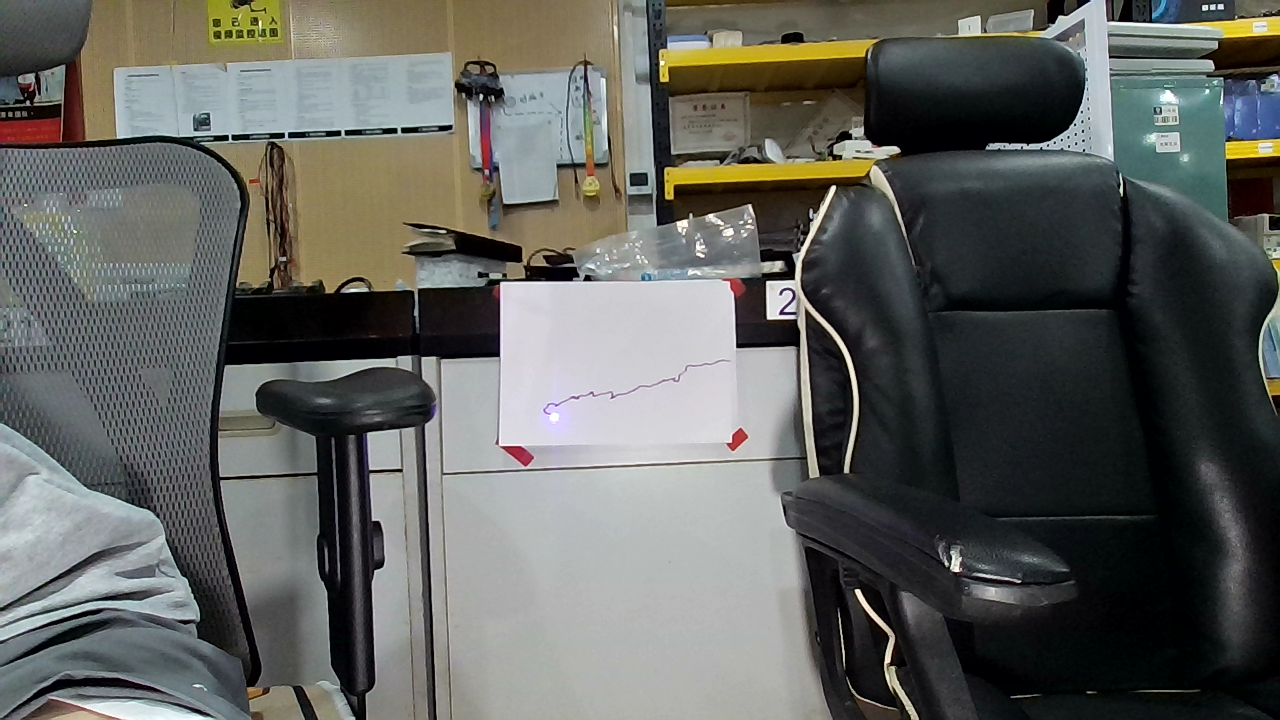
#> input picture photo_1753685422.png, 1280 x 720 px, given in place of the camera
$ python 'proj3_图形和显示.py'
#> lines starting #> are read from the running program, lines starting #| are printed output that depends on the picture; after the words box and inside, x2 and y2 are one past the last pixel; in counts of white or black regions, pixels touching at a corner belong together
import cv2
import numpy as np

# 固定ROI区域
x1, y1 = 236, 205
x2, y2 = 381, 307
xmin, xmax = min(x1, x2), max(x1, x2)
ymin, ymax = min(y1, y2), max(y1, y2)

def nothing(x):
    pass

def get_brightest_point(gray, thresh=228, min_area=2):
    _, mask = cv2.threshold(gray, thresh, 2, cv2.THRESH_BINARY)
    contours, _ = cv2.findContours(mask, cv2.RETR_EXTERNAL, cv2.CHAIN_APPROX_SIMPLE)
    if not contours:
        return None, mask
    largest = max(contours, key=cv2.contourArea)
    if cv2.contourArea(largest) < min_area:
        return None, mask
    M = cv2.moments(largest)
    if M['m00'] == 0:
        return None, mask
    cx = int(M['m10'] / M['m00'])
    cy = int(M['m01'] / M['m00'])
    return (cx, cy), mask

cv2.namedWindow('Bright Mask')
cv2.namedWindow('ROI')

# 增加二值化阈值和最小面积滑轨
cv2.createTrackbar('Thresh', 'Bright Mask', 230, 255, nothing)
cv2.createTrackbar('Min Area', 'Bright Mask', 2, 20, nothing)

cap = cv2.VideoCapture(2)
cap.set(cv2.CAP_PROP_FRAME_WIDTH, 640)
cap.set(cv2.CAP_PROP_FRAME_HEIGHT, 480)


while True:
    ret, frame = cap.read()
#> frame is the input picture: shape (720, 1280, 3); mean B, G, R 93.8, 97.9, 96.5
    if not ret:
        break
    roi = frame[ymin:ymax, xmin:xmax]
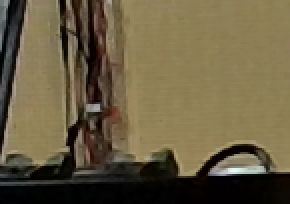
#> roi: shape (102, 145, 3) (shown 2 times larger); mean B, G, R 66.3, 93.2, 104.8
    gray = cv2.cvtColor(roi, cv2.COLOR_BGR2GRAY)
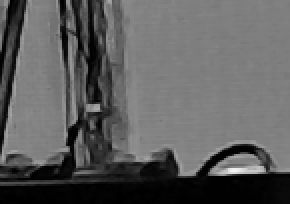
#> gray: shape (102, 145) (shown 2 times larger); min 0, max 242, mean 93.6

    # 获取滑轨的当前值
    thresh = cv2.getTrackbarPos('Thresh', 'Bright Mask')
    min_area = cv2.getTrackbarPos('Min Area', 'Bright Mask')
    if min_area < 1:  # 防止为0
        min_area = 1

    bright_point, mask = get_brightest_point(gray, thresh=thresh, min_area=min_area)
#> in get_brightest_point, `_, mask = cv2.threshold(gray, thresh, 2, cv2.THRESH_BINARY)`:
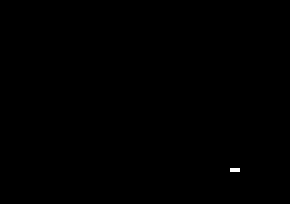
#> mask: shape (102, 145) (shown 2 times larger); values 0 (black) and 2 (white), 0.07% white in thin lines or dots, all inside (x1, y1, x2, y2) = (115, 84, 120, 86)
#> in get_brightest_point, `contours, _ = cv2.findContours(mask, cv2.RETR_EXTERNAL, cv2.CHAIN_APPR..`: contours = [[[115, 84], [115, 85], [119, 85], [119, 84]]]
#> in get_brightest_point, `largest = max(contours, key=cv2.contourArea)`: largest = [[115, 84], [115, 85], [119, 85], [119, 84]]
#> in get_brightest_point, `M = cv2.moments(largest)`: M = moments, m00 4, centre m10/m00, m01/m00 = (117, 84.5)
#> in get_brightest_point, `cx = int(M['m10'] / M['m00'])`: cx = 117
#> in get_brightest_point, `cy = int(M['m01'] / M['m00'])`: cy = 84
#> bright_point = (117, 84)

    roi_disp = roi.copy()
    if bright_point:
        cv2.circle(roi_disp, bright_point, 7, (0, 255, 0), 2)
        x_roi, y_roi = bright_point
#> x_roi = 117; y_roi = 84
        x_full, y_full = x_roi + xmin, y_roi + ymin
#> x_full = 353; y_full = 289
        print(f"激光点ROI内坐标: ({x_roi}, {y_roi})，原图坐标: ({x_full}, {y_full})")
#| 激光点ROI内坐标: (117, 84)，原图坐标: (353, 289)
        cv2.putText(roi_disp, f"({x_roi},{y_roi})", (x_roi+10, y_roi),
                    cv2.FONT_HERSHEY_SIMPLEX, 0.6, (0,255,0), 2)
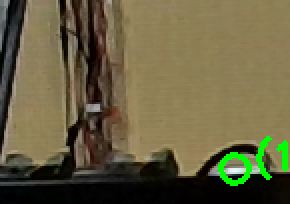
#> roi_disp: shape (102, 145, 3) (shown 2 times larger); mean B, G, R 65, 95.8, 103

    cv2.imshow('ROI', roi_disp)
    cv2.imshow('Bright Mask', mask)

    if cv2.waitKey(1) & 0xFF == ord('q'):
#> (key q is pressed here)
        break

cap.release()
cv2.destroyAllWindows()
